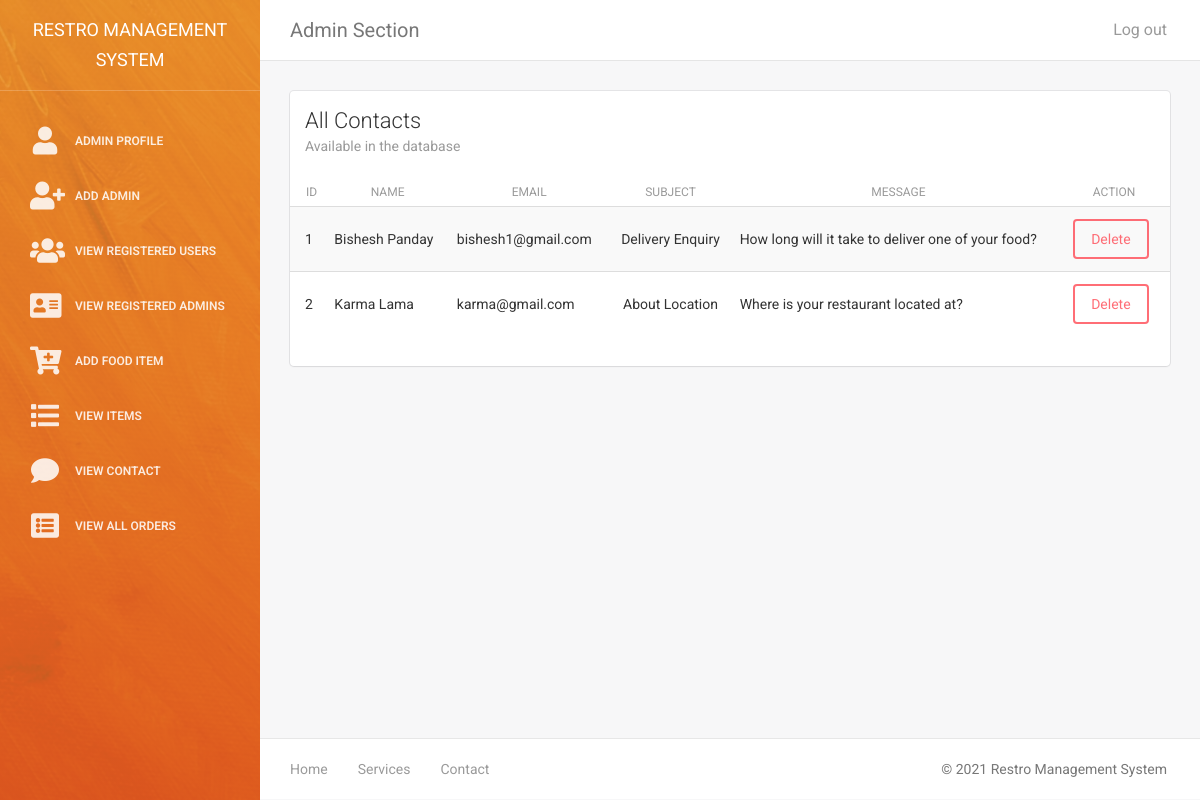
/admin/view-contact.php (signed in), run on the app's committed database.
### tables this page shows
CREATE TABLE `tbl_contact` (
  `c_id` int(11) NOT NULL,
  `c_name` varchar(50) NOT NULL,
  `c_email` varchar(50) NOT NULL,
  `c_subject` varchar(50) NOT NULL,
  `c_message` text NOT NULL
);

### include/connection_db.php (called while the page is built, shortened)
<?php
class Connection
{
    private $host;
    private $user;
    private $password;
    private $database;
    private $connect;
    public function __construct()
    {
        $this->host = "localhost";
        $this->user = "root";
        $this->password = "";
        $this->database = "restro_database";
    }
    public function getConnection()
    {
        $this->connect = new mysqli($this->host,$this->user,$this->password,$this->database);
        if($this->connect->connect_error)
        {
            die("Error :" .$this->connect->error);
        }
        else
        {
            return $this->connect;
        }
    }
    public function getData($sql)
    {
        $data = [];
        $result = $this->connect->query($sql);
        if($result->num_rows > 0)
        {
            while($row = $result->fetch_assoc())
            {
                $data[] = $row;
            }
        }
        else
        {
            echo "No data found";
        }
        return $data;
    }
}

### classes/contact.class.php (called while the page is built, shortened)
<?php
    require "../include/connection_db.php";
    Class Contact extends Connection
    {
        private $connect;
        public function __construct(){
            $this->connect = new Connection();
        }
        public function selectContact(){
            return $this->connect->getData("SELECT * FROM `tbl_contact`");
        }
    }
?>

### admin/view-contact.php (the view, shortened to what this page needs)
<?php
    require '../classes/contact.class.php';
    $contact = new Contact();
    $data = $contact->selectContact();
?>
<!doctype html>
<html lang="en">
<head>
    <link href="assets/css/bootstrap.min.css" rel="stylesheet" />
    <link href="assets/css/animate.min.css" rel="stylesheet"/>
    <link href="assets/css/light-bootstrap-dashboard.css?v=1.4.0" rel="stylesheet"/>
    <link href="assets/css/demo.css" rel="stylesheet" />
    <link href="http://maxcdn.bootstrapcdn.com/font-awesome/4.2.0/css/font-awesome.min.css" rel="stylesheet">
    <link href="../webfonts/fontawesome.css" rel="stylesheet" />
</head>
<body>
<div class="wrapper">
    <?php include 'admin-sideprofile.php'; ?>
    <div class="main-panel">
		<?php include 'admin-navbar.php'; ?>
        <div class="content">
            <div class="container-fluid">
                <div class="row">
                    <div class="col-md-12">
                        <div class="card">
                            <div class="header">
                                <h4 class="title">All Contacts</h4>
                                <p class="category">Available in the database</p>
                            </div>
                            <div class="content table-responsive table-full-width">
                                <table class="table table-hover table-striped">
                                    <thead>
                                        <th>ID</th>
                                    	<th>Name</th>
                                    	<th>Email</th>
                                    	<th>Subject</th>
                                        <th>Message</th>
                                        <th>Action</th>
                                    </thead>
                                    <tbody>
                                    <?php foreach ($data as $details) { ?>
                                        <tr>
                                        	<td><?php echo $details['c_id']; ?></td>
                                            <td><?php echo $details['c_name']; ?></td>
                                            <td><?php echo $details['c_email']; ?></td>
                                            <td style="text-align: center;"><?php echo $details['c_subject']; ?></td>
                                            <td><?php echo $details['c_message']; ?></td>
								            <td><a href="../action/contactDelete-action.php?delete=<?php echo $details['c_id']; ?>" class="btn btn-danger" onclick="Javascript: return confirm('Are you sure you want to delete?');" name="productDelete">Delete</a></td>
                                        </tr>
                                    <?php } ?>
                                    </tbody>
                                </table>
                            </div>
                        </div>
                    </div>
                </div>
            </div>
        </div>
        <?php include 'admin-footer.php'; ?>
    </div>
</div>
</body>
</html>

### admin/view-contact.php (style rules this page uses)
th { text-align: center; }
td { text-align: justify; }

### data on the page
tbl_contact: c_id "1", c_name "Bishesh Panday", c_email "bishesh1@gmail.com", c_subject "Delivery Enquiry", c_message "How long will it take to deliver one of your food?"
tbl_contact: c_id "2", c_name "Karma Lama", c_email "karma@gmail.com", c_subject "About Location", c_message "Where is your restaurant located at?"
